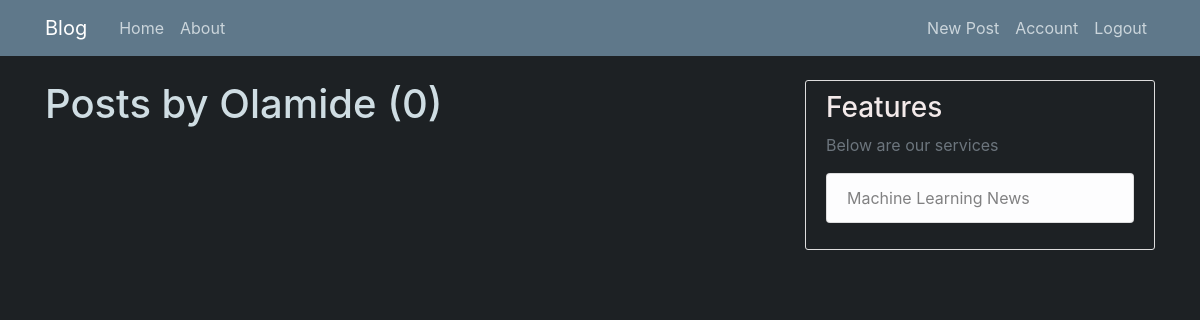
Page /home/Olamide (signed in) on the earlier database version.
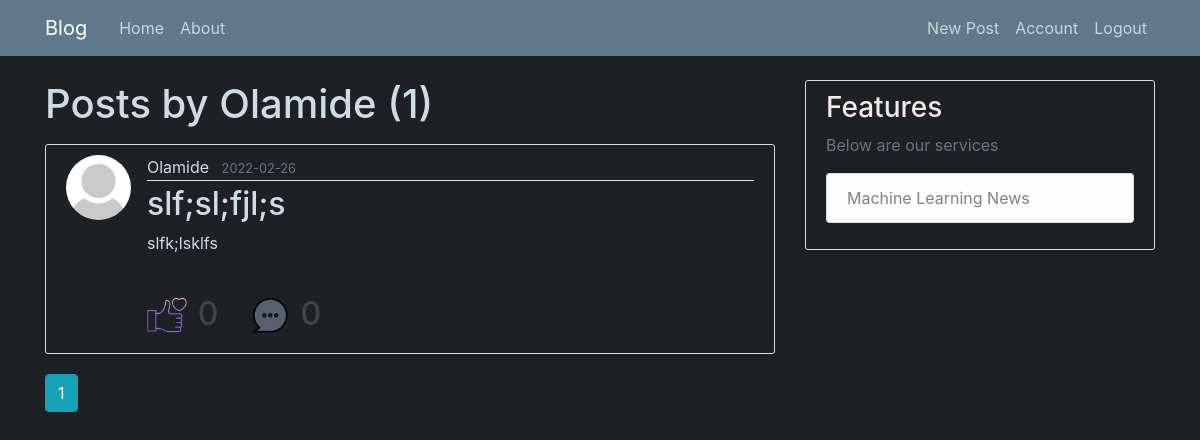
Same page on the later database version.
### flaskblog/models/UserModel.py (models this page shows, shortened)
class User(db.Model, UserMixin):
    id = db.Column(db.Integer, primary_key=True)
    username = db.Column(db.String(20), unique=True, nullable=False)
    email = db.Column(db.String(120), unique=True, nullable=False)
    image_file = db.Column(db.String(500), nullable=False,
                           default="https://res.cloudinary.com/teamblog/image/upload/v1646713752/default_xfjzu9.jpg")
    password = db.Column(db.String(60), nullable=False)
    verified = db.Column(db.Integer, nullable = False, default = 0)
    posts = db.relationship('Post',
                                    backref= 'author',
                                    cascade = "all,delete-orphan",
                                    lazy=True)
    comments = db.relationship('Comment',
                                    backref='comment_author',
                                    cascade = "all,delete-orphan",
                                    lazy=True)
    reply = db.relationship('Reply',
                                    backref='reply_user',
                                    cascade = "all,delete-orphan",
                                    lazy=True)
    post_liked = db.relationship('PostLike',
                                    foreign_keys='PostLike.user_id',
                                    backref='user',
                                    cascade = "all,delete-orphan",
                                    lazy='dynamic')
    comment_liked = db.relationship('CommentLike',
                                    foreign_keys='CommentLike.user_id',
                                    backref='user',
                                    cascade = "all,delete-orphan",
                                    lazy='dynamic')
    reply_liked = db.relationship('ReplyLike',
                                    foreign_keys='ReplyLike.user_id',
                                    backref='user',
                                    cascade = "all,delete-orphan",
                                    lazy='dynamic')
    def number_of_comments(self, post):
        return Comment.query.filter(Comment.post_id == post.id).count()
    def post_number_of_likes(self, post):
        return PostLike.query.filter(PostLike.post_id == post.id).count()

### flaskblog/models/PostModel.py (models this page shows, shortened)
class Post(db.Model):
    id = db.Column(db.Integer, primary_key=True)
    title = db.Column(db.String(120), nullable=False)
    date_posted = db.Column(db.DateTime, nullable=False, default=datetime.utcnow)
    content = db.Column(db.Text, nullable=False)
    images = db.Column(db.PickleType, nullable=True, default=None)
    user_id = db.Column(db.Integer, db.ForeignKey('user.id'), nullable=False)
    comments = db.relationship('Comment', backref='comment_post', cascade = "all,delete-orphan", lazy=True)
    post_likes = db.relationship('PostLike', backref='post',   cascade = "all,delete-orphan", lazy='dynamic')

### flaskblog/users/routes.py (the view)
@users.route('/home/<string:username>')
@login_required
def user_posts(username):
    page = request.args.get('page', 1, type=int)
    username = User.query.filter_by(username=username).first_or_404()
    posts = Post.query.filter_by(author=username).order_by(Post.date_posted.desc()).paginate(per_page=5,
      page=page)
    logger.info('User {} directed to users post'.format(username.id))
    return render_template('user_post.html', posts=posts, user=username)

### flaskblog/models/UserModel.py (called while the page is built)
@login_manager.user_loader
def load_user(user_id):
    return User.query.get(int(user_id))

### flaskblog/templates/user_post.html (shortened to what this page needs)
{% extends "layout.html" %}
{% block content %}
<h1 class = "mb-3" style="color:#cfdde3">Posts by {{user.username}} ({{posts.total}})</h1>
    {% for post in posts.items %}
        <article class="media content-section" style="background: #1d2124;">
         <img class ="rounded-circle article-img" src = "{{ post.author.image_file}}">
          <div class="media-body" >
            <div class="article-metadata">
              <a class="mr-2" href="{{url_for('users.user_posts',username =post.author.username)}}" style="color:#cfdde3">{{ post.author.username }}</a>
              <small class="text-muted" style="color:#cfdde3">{{ post.date_posted.strftime('%Y-%m-%d') }}</small>
            </div>
            <h2><a class="article-title" href="{{url_for('posts.post', post_id=post.id)}}" style="color:#cfdde3">{{ post.title }}</a></h2>
            <p class="article-content" style="color:#cfdde3">{{ post.content }}</p>
      <br>
      <div>
        <div style="float: left;">
          <div style="display: flex;">
            <div style="display: flex;float: left; ">
              <h5><img src="{{url_for('static', filename ='imagefolder/like.png')}}" alt="Snow" style="width:40px;height:40px;padding:0px" align:right> &nbsp; <h2>{{current_user.post_number_of_likes(post)}}</h2>
            </div>
          </div>
        </div>
      <div>
        <div style="display: flex;">
          &nbsp; &nbsp; &nbsp; &nbsp; <h5><img src="{{url_for('static', filename ='imagefolder/comment.png')}} " alt="Snow" style="width:40px;height:40px;padding:0px;background-color:#1d2124" align="top" > &nbsp;<h2>{{current_user.number_of_comments(post)}}</h2>
        </div>
      </div>
        </div>
          </div>
        </article>
    {% endfor %}
    {% for page_num in posts.iter_pages(left_edge=1, right_edge=1, left_current=1, right_current=2) %}
      {% if page_num %}
        {% if posts.page == page_num %}
          <a class="btn btn-info mb-4" href="{{ url_for('users.user_posts', username = user.username,page=page_num) }}">{{ page_num }}</a>
        {% else %}
          <a class="btn btn-outline-info mb-4" href="{{ url_for('users.user_posts',username = user.username, page=page_num) }}">{{ page_num }}</a>
        {% endif %}
      {% else %}
        ...
      {% endif %}
    {% endfor %}
{% endblock content %}

### flaskblog/templates/layout.html (shortened to what this page needs)
<!DOCTYPE html>
<html>
<head>
    <link rel="stylesheet" href="https://maxcdn.bootstrapcdn.com/bootstrap/4.0.0/css/bootstrap.min.css">
    <link rel="stylesheet" type="text/css" href="{{ url_for('static', filename='main.css') }}">
    <link rel="stylesheet" type="text/css" href="{{ url_for('static', filename='style.css') }}">
</head>
<body style="background: #1d2124;color:#333333">
    <header class="site-header">
      <nav class="navbar navbar-expand-md navbar-dark bg-steel fixed-top">
        <div class="container">
          <a class="navbar-brand mr-4" href="/">Blog</a>
          <div class="collapse navbar-collapse" id="navbarToggle">
            <div class="navbar-nav mr-auto">
              <a class="nav-item nav-link" href="{{url_for('main.home')}}">Home</a>
              <a class="nav-item nav-link" href="{{url_for('main.about')}}">About</a>
            </div>
            <div class="navbar-nav">
              {% if current_user.is_authenticated and  current_user.is_verified != 1 %}
              <a class="nav-item nav-link" href="{{url_for('posts.new_post')}}">New Post</a>
              <a class="nav-item nav-link" href="{{url_for('users.account')}}">Account</a>
              <a class="nav-item nav-link" href="{{url_for('users.logout')}}">Logout</a>
              {% else %}
              <a class="nav-item nav-link" href="{{url_for('users.login')}}">Login</a>
              <a class="nav-item nav-link" href="{{url_for('users.register')}}">Register</a>
              {% endif %}
            </div>
          </div>
        </div>
      </nav>
    </header>
    <main role="main" class="container">
      <div class="row">
        <div class="col-md-8">
          {% block content %}{% endblock %}
        </div>
        {% if state %}
        <div class="col-md-4" style="margin-top: 56px;">
        {% else %}
        <div class="col-md-4">
        {% endif %}
          <div class="content-section" style="background: #1d2124;">
            <h3 style="color: #f3eaea;">Features</h3>
            <p class='text-muted'>Below are our services
              <ul class="list-group" style="background-color: #1d2124;">
                <a  class="text-muted" href="#"> <li class="list-group-item list-group-item-light" >Machine Learning News</li></a>
              </ul>
            </p>
          </div>
        </div>
      </div>
    </main>
</body>
</html>

### flaskblog/static/main.css (style rules this page uses)
body { background: #fafafa; color: #333333; margin-top: 5rem; }
h1, h2, h3, h4, h5, h6 { color: #444444; }
.bg-steel { background-color: #5f788a; }
.site-header .navbar-nav .nav-link { color: #cbd5db; }
.content-section { background: #ffffff; padding: 10px 20px; border: 1px solid #dddddd; border-radius: 3px; margin-bottom: 20px; }
.article-title { color: #444444; }
.article-content { white-space: pre-line; }
.article-img { height: 65px; width: 65px; margin-right: 16px; }
.article-metadata { padding-bottom: 1px; margin-bottom: 4px; border-bottom: 1px solid #e3e3e3 }

Differences in the rows shown:
added Post: author.image_file (placeholder picture), author.username "Olamide", date_posted "2022-02-26", title "slf;sl;fjl;s", content "slfk;lsklfs", post_number_of_likes "0", number_of_comments "0"
Other differences:
{{ posts.total }}: "0" → "1"
new list line: "1"
